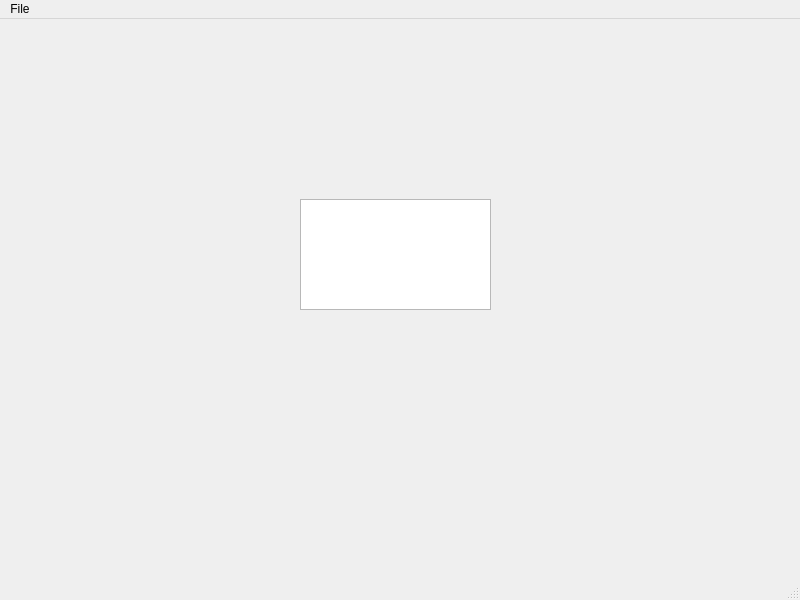
<?xml version="1.0" encoding="UTF-8"?>
<ui version="4.0">
 <class>NahidaNotes</class>
 <widget class="QMainWindow" name="NahidaNotes">
  <property name="geometry">
   <rect>
    <x>0</x>
    <y>0</y>
    <width>800</width>
    <height>600</height>
   </rect>
  </property>
  <property name="windowTitle">
   <string>NahidaNotes</string>
  </property>
  <widget class="QWidget" name="centralwidget">
   <widget class="QTextEdit" name="textEdit">
    <property name="geometry">
     <rect>
      <x>300</x>
      <y>180</y>
      <width>191</width>
      <height>111</height>
     </rect>
    </property>
   </widget>
  </widget>
  <widget class="QMenuBar" name="menubar">
   <property name="geometry">
    <rect>
     <x>0</x>
     <y>0</y>
     <width>800</width>
     <height>22</height>
    </rect>
   </property>
   <widget class="QMenu" name="menuNew">
    <property name="title">
     <string>File</string>
    </property>
    <addaction name="actionNew"/>
    <addaction name="actionOpen"/>
    <addaction name="actionSave"/>
    <addaction name="actionSave_as"/>
   </widget>
   <addaction name="menuNew"/>
  </widget>
  <widget class="QStatusBar" name="statusbar"/>
  <action name="actionNew">
   <property name="icon">
    <iconset theme="document-new"/>
   </property>
   <property name="text">
    <string>New</string>
   </property>
  </action>
  <action name="actionOpen">
   <property name="icon">
    <iconset theme="document-open"/>
   </property>
   <property name="text">
    <string>Open</string>
   </property>
  </action>
  <action name="actionSave">
   <property name="icon">
    <iconset theme="document-save"/>
   </property>
   <property name="text">
    <string>Save</string>
   </property>
  </action>
  <action name="actionSave_as">
   <property name="icon">
    <iconset theme="document-save-as"/>
   </property>
   <property name="text">
    <string>Save as</string>
   </property>
  </action>
 </widget>
 <resources/>
 <connections/>
</ui>
